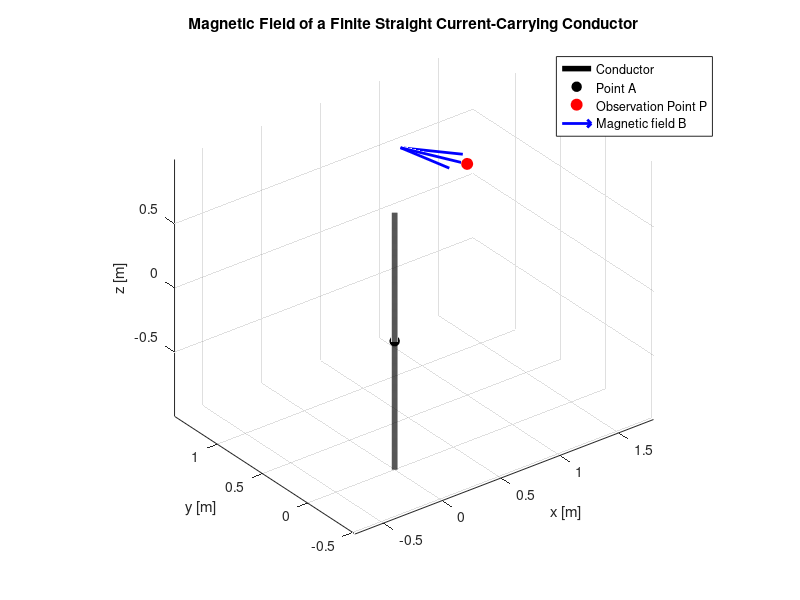

Source code (MATLAB):
%% Magnetic field of a finite straight conductor
% The conductor:
%   - has length l
%   - carries current I
%   - is centered at point A = [Ax, Ay, Az]
%   - is oriented parallel to the z-axis
%
% The magnetic field at point P is calculated from the Biot-Savart law:
%
%       dB = (mu0 / 4*pi) * I * (dl x R) / |R|^3
%
% where:
%   dl = differential element of the conductor
%   R  = vector from the current element to P
%
% The integral is evaluated numerically.

clear;
clc;
close all;

%% -------------------- Input parameters --------------------

% Current and conductor length
I = 5;                  % Current [A]
l = 2;                  % Conductor length [m]

% Position of the center of the conductor, A
Ax = 0;
Ay = 0;
Az = 0;

% Observation point P
Px = 1.0;
Py = 0.5;
Pz = 0.8;

% Permeability of free space
mu0 = 4*pi*1e-7;        % [H/m]

% Number of integration elements
N = 10000;

%% -------------------- Discretize the conductor --------------------

% The conductor extends from z = Az-l/2 to z = Az+l/2.
z = linspace(Az - l/2, Az + l/2, N);

% Differential length along the z-axis
dz = l/(N-1);

% Coordinates of the current elements
x_wire = Ax * ones(size(z));
y_wire = Ay * ones(size(z));

%% -------------------- Biot-Savart calculation --------------------

% Vector from every current element to observation point P:
Rx = Px - x_wire;
Ry = Py - y_wire;
Rz = Pz - z;

% Distance from each current element to P
R = sqrt(Rx.^2 + Ry.^2 + Rz.^2);

% Since the conductor is parallel to the z-axis:
%     dl = [0, 0, dz]
%
% Therefore:
%     dl x R = [-Ry*dz, Rx*dz, 0]

dBx = (mu0/(4*pi)) * I .* (-Ry) ./ R.^3 * dz;
dBy = (mu0/(4*pi)) * I .* ( Rx) ./ R.^3 * dz;
dBz = zeros(size(dBx));

% Numerically integrate all differential contributions
Bx = sum(dBx);
By = sum(dBy);
Bz = sum(dBz);

% Magnetic-field vector
B = [Bx, By, Bz];

%% -------------------- Display result --------------------

fprintf('Magnetic field at P:\n');
fprintf('Bx = %.6e T\n', Bx);
fprintf('By = %.6e T\n', By);
fprintf('Bz = %.6e T\n', Bz);
fprintf('|B| = %.6e T\n', norm(B));

%% -------------------- 3D visualization --------------------

figure('Color','w');
hold on;
grid on;
axis equal;
view(3);

% Plot the finite conductor
plot3(x_wire, y_wire, z, 'k-', 'LineWidth', 4);

% Plot point A (center of conductor)
plot3(Ax, Ay, Az, 'ko', ...
    'MarkerFaceColor','k', 'MarkerSize',7);

% Plot observation point P
plot3(Px, Py, Pz, 'ro', ...
    'MarkerFaceColor','r', 'MarkerSize',8);

% Scale factor for displaying the B vector.
% This is only for visualization; it does not change the calculated B.
vectorScale = 0.5 / norm(B);

% Plot magnetic-field vector using quiver3
quiver3(Px, Py, Pz, ...
        Bx*vectorScale, By*vectorScale, Bz*vectorScale, ...
        0, 'b', 'LineWidth', 2, 'MaxHeadSize', 0.5);

% Labels and title
xlabel('x [m]');
ylabel('y [m]');
zlabel('z [m]');
title('Magnetic Field of a Finite Straight Current-Carrying Conductor');

legend('Conductor', 'Point A', 'Observation Point P', ...
       'Magnetic field B', 'Location','best');

hold off;
